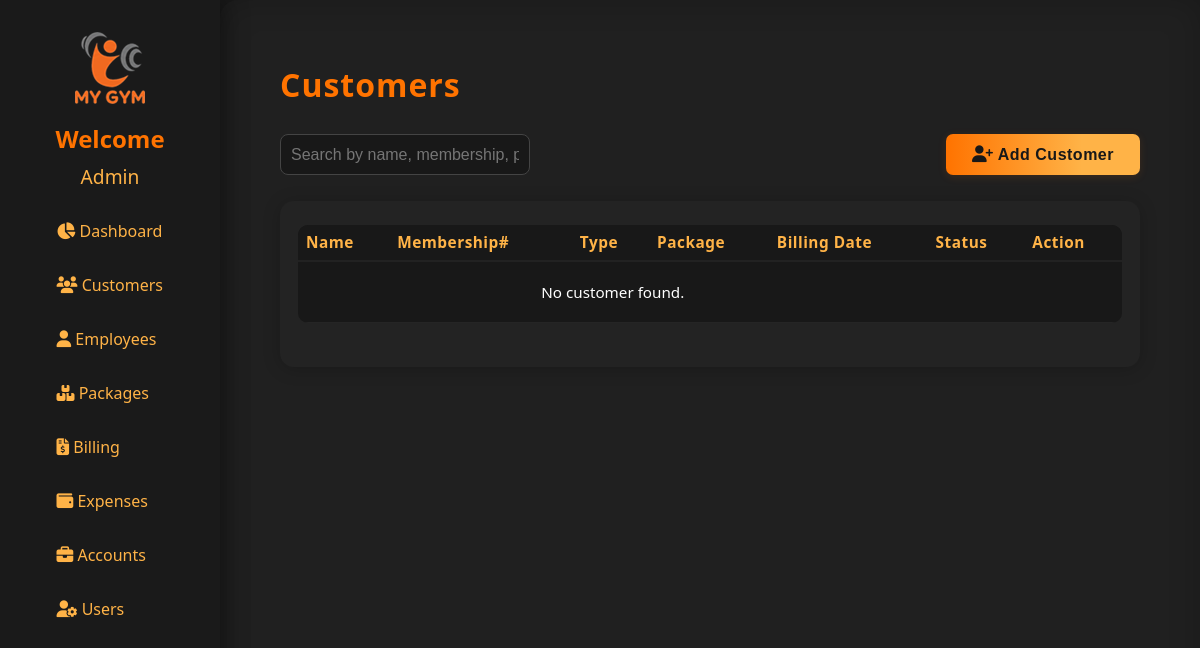
Page /customers (signed in) on the earlier database version.
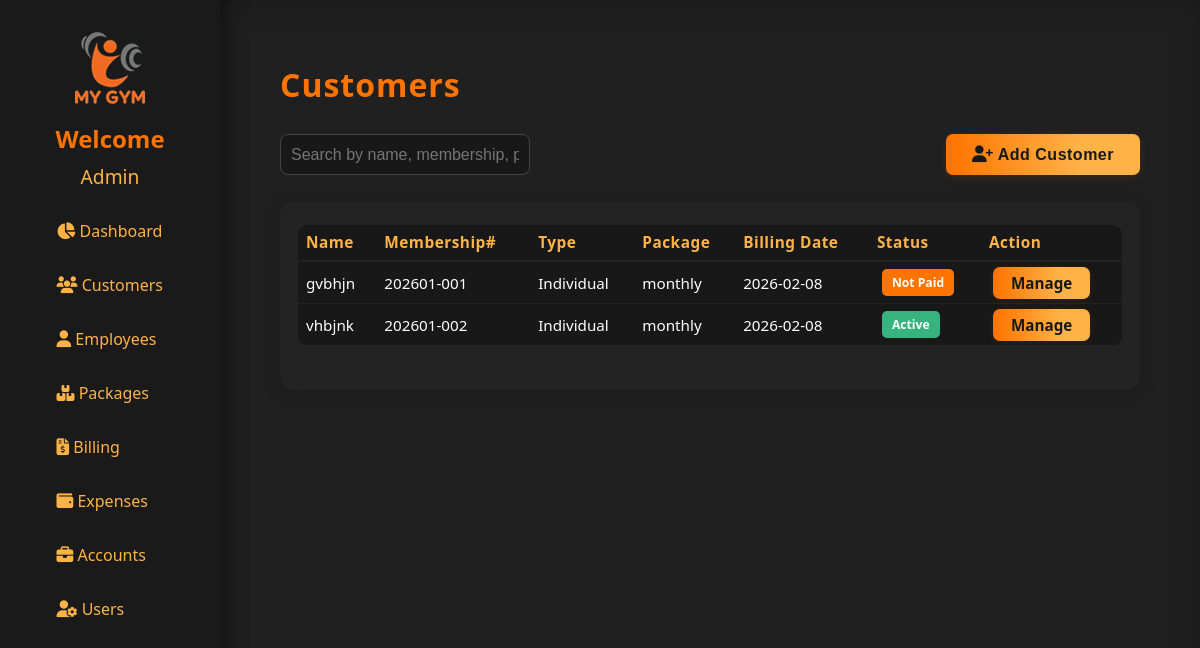
Same page on the later database version.
### models.py (models this page shows)
class Customer(db.Model):
    id = db.Column(db.Integer, primary_key=True)
    membership_no = db.Column(db.String(20), unique=True)
    admission_date = db.Column(db.Date)
    type = db.Column(db.String(32))
    package_id = db.Column(db.Integer, db.ForeignKey('packages.id'))
    status = db.Column(db.String(20), default="Not Paid")
    billing_date = db.Column(db.Date)
    name = db.Column(db.String(120), nullable=False)
    email = db.Column(db.String(120))
    father_or_husband = db.Column(db.String(120))
    cnic = db.Column(db.String(20))
    gender = db.Column(db.String(20))
    marital_status = db.Column(db.String(20))
    blood_group = db.Column(db.String(10))
    dob = db.Column(db.Date)
    height = db.Column(db.Float)
    weight = db.Column(db.Float)
    waist = db.Column(db.Float)
    profession = db.Column(db.String(120))
    nationality = db.Column(db.String(50))
    address = db.Column(db.String(200))
    phone = db.Column(db.String(30))
    emergency_contact = db.Column(db.String(30))
    package = db.Column(db.String(50))
    personal_training_time = db.Column(db.String(50))
    trainer = db.Column(db.String(50))
    bmi_test = db.Column(db.String(10))  # 'Yes' or 'No'
    bmi_value = db.Column(db.Float)
    illnesses = db.Column(db.String(200))
    illness_other = db.Column(db.String(100))
    join_reasons = db.Column(db.String(200))
    terms_accepted = db.Column(db.Boolean, default=False)
    thumb_id = db.Column(db.String(100))
    invoices = db.relationship('Invoice', backref='customer', cascade="all, delete-orphan")
    billings = db.relationship('Billing', backref='customer', primaryjoin="Customer.cnic == foreign(Billing.customer_cnic)", cascade="all, delete-orphan")
    billing_histories = db.relationship('BillingHistory', backref='customer', primaryjoin="Customer.cnic == foreign(BillingHistory.customer_cnic)", cascade="all, delete-orphan")
    created_at = db.Column(db.DateTime, default=datetime.utcnow)
    updated_at = db.Column(db.DateTime, default=datetime.utcnow, onupdate=datetime.utcnow)

class Packages(db.Model):
    id = db.Column(db.Integer, primary_key=True)
    package_name = db.Column(db.String(100), nullable=False)
    package_type = db.Column(db.String(50), nullable=False)  # e.g., 'Individual' or 'Personal'
    package_duration = db.Column(db.String(50), nullable=False)  # e.g., '1 Month', '6 Months'
    package_price = db.Column(db.Float, nullable=False)
    registration_fees = db.Column(db.Float, nullable=False)
    created_at = db.Column(db.DateTime, default=datetime.utcnow)
    updated_at = db.Column(db.DateTime, default=datetime.utcnow, onupdate=datetime.utcnow)

### app.py (the view, shortened to what this page needs)
@app.route('/customers')
@login_required
def customers():
    q = request.args.get('q', '').strip()
    query = Customer.query
    customers_list = query.all()
    packages = Packages.query.all()
    packages_dict = {p.id: p for p in packages}
    from flask import get_flashed_messages
    messages = get_flashed_messages(with_categories=True)
    print("Flashed messages:", messages)
    return render_template("customers.html", customers=customers_list, packages_dict=packages_dict)

### app.py (called while the page is built)
@login_manager.user_loader
def load_user(user_id):
    return db.session.get(User, int(user_id))

### templates/customers.html (shortened to what this page needs)
{% extends "base.html" %}
{% block content %}
<h1 style="color:#ff7300; letter-spacing:1px; margin-bottom: 28px;">Customers</h1>
<div class="customers-header" style="display: flex; justify-content: space-between; align-items: center; margin-bottom: 26px;">
    <form method="get" action="{{ url_for('customers') }}" class="customers-search-form" style="flex: 1; max-width: 250px;">
        <input
            type="text"
            name="q"
            placeholder="Search by name, membership, phone, or CNIC..."
            value="{{ request.args.get('q', '') }}"
            class="form-input search-input"
            autocomplete="off"
            style="width: 100%;"
        >
    </form>
    <button class="leet-btn" style="width:auto; padding:12px 26px; font-size:1em; margin-left: 22px;" onclick="window.location='/add_customer'">
        <i class="fa fa-user-plus"></i> Add Customer
    </button>
</div>
<div class="customers-table-wrap">
    <table class="customers-table">
        <thead>
            <tr>
                <th>Name</th>
                <th>Membership#</th>
                <th>Type</th>
                <th>Package</th>
                <th>Billing Date</th>
                <th>Status</th>
                <th>Action</th>
            </tr>
        </thead>
        <tbody class=customers-table-body>
            {% for c in customers %}
            <tr>
                <td>
                    {% if c.name and c.name|length > 20 %}
                        <span title="{{ c.name }}">{{ c.name[:20] }}&hellip;</span>
                    {% else %}
                        {{ c.name }}
                    {% endif %}
                </td>
                <td>{{ c.membership_no }}</td>
                <td>
                    {% set pkg = packages_dict.get(c.package_id) %}
                    {{ pkg.package_type if pkg else '' }}
                    </td>
                    <td>
                    {% set pkg = packages_dict.get(c.package_id) %}
                    {{ pkg.package_name if pkg else '' }}
                    </td>
                <td>{{ c.billing_date.strftime('%Y-%m-%d') }}</td>
                <td>
                    {% if c.status and c.status.lower() == 'active' %}
                        <span class="status-badge status-active">{{ c.status }}</span>
                    {% elif c.status and c.status.lower() == 'not paid' %}
                        <span class="status-badge status-unpaid">{{ c.status }}</span>
                    {% else %}
                        <span class="status-badge status-inactive">{{ c.status or 'Inactive' }}</span>
                    {% endif %}
                </td>
                <td>
                    <a href="{{ url_for('manage_customer', cnic=c.cnic) }}" class="manage-btn">Manage</a>
                </td>
            </tr>
             {% else %}
            <tr>
                <td colspan="5" style="text-align:center; padding:20px;">No customer found.</td>
            </tr>
            {% endfor %}
        </tbody>
    </table>
</div>
{% endblock %}

Differences in the rows shown:
added Customer: name "gvbhjn", membership_no "202601-001", billing_date "2026-02-08", status "Not Paid"
added Packages: package_type "Individual", package_name "monthly"
added Customer: name "vhbjnk", membership_no "202601-002", billing_date "2026-02-08", status "Active"
Other differences:
text no longer shown: "No customer found."
